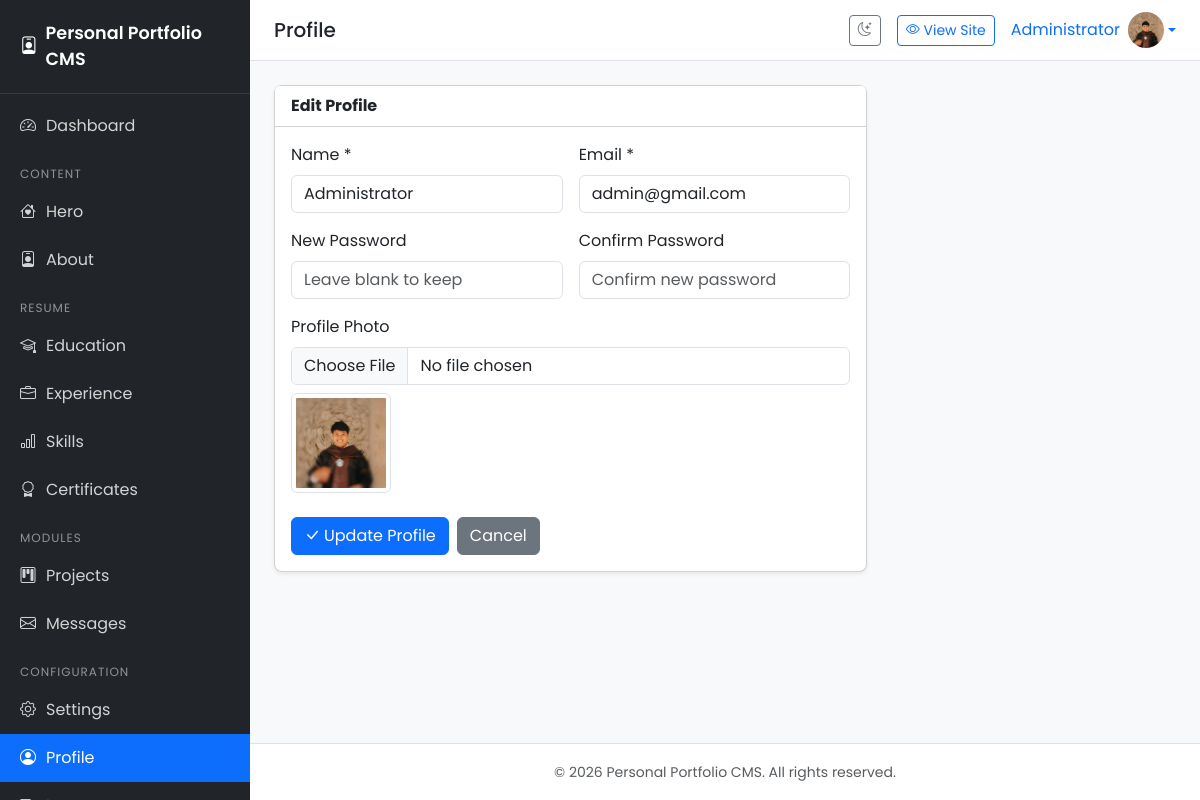
Page /admin/profile/index.php (signed in) on the committed database.
### tables this page shows
CREATE TABLE `users` (
  `id` bigint(20) UNSIGNED NOT NULL,
  `name` varchar(100) NOT NULL,
  `email` varchar(150) NOT NULL,
  `password` varchar(255) NOT NULL,
  `photo` varchar(255) DEFAULT NULL,
  `created_at` timestamp NOT NULL DEFAULT current_timestamp(),
  `updated_at` timestamp NOT NULL DEFAULT current_timestamp() ON UPDATE current_timestamp()
);

### includes/functions.php (called while the page is built, shortened)
<?php
require_once __DIR__ . '/database.php';
function e($value): string
{
    return htmlspecialchars((string) $value, ENT_QUOTES, 'UTF-8');
}
function url(string $path = ''): string
{
    return BASE_URL . '/' . ltrim($path, '/');
}
function currentUser(): ?array
{
    $stmt = db()->prepare('SELECT id, name, email, photo FROM users WHERE id = ? LIMIT 1');
    $stmt->execute([$_SESSION['user_id']]);
    return $stmt->fetch() ?: null;
}

### includes/database.php (called while the page is built, shortened)
<?php
function db(): PDO
{
    static $pdo = null;
    if ($pdo === null) {
        $dsn = 'mysql:host=' . DB_HOST . ';dbname=' . DB_NAME . ';charset=' . DB_CHARSET;
        $options = [
            PDO::ATTR_ERRMODE            => PDO::ERRMODE_EXCEPTION,
            PDO::ATTR_DEFAULT_FETCH_MODE => PDO::FETCH_ASSOC,
            PDO::ATTR_EMULATE_PREPARES   => false,
        ];
        try {
            $pdo = new PDO($dsn, DB_USER, DB_PASS, $options);
        } catch (PDOException $e) {
            error_log('Database connection failed: ' . $e->getMessage());
            http_response_code(500);
            exit('Koneksi database gagal. Silakan periksa konfigurasi.');
        }
    }
    return $pdo;
}

### admin/profile/index.php (the view, shortened to what this page needs)
<?php
$pageTitle = 'Profile';
$activeMenu = 'profile';
$user = currentUser();
require_once __DIR__ . '/../../includes/header.php';
?>
<div class="row">
    <div class="col-lg-8">
        <div class="card">
            <div class="card-header bg-white"><strong>Edit Profile</strong></div>
            <div class="card-body">
                <form method="post" action="" enctype="multipart/form-data">
                    <div class="row g-3">
                        <div class="col-md-6">
                            <label class="form-label">Name *</label>
                            <input type="text" name="name" class="form-control" value="<?= e($user['name']) ?>"
                                required>
                        </div>
                        <div class="col-md-6">
                            <label class="form-label">Email *</label>
                            <input type="email" name="email" class="form-control" value="<?= e($user['email']) ?>"
                                required>
                        </div>
                        <div class="col-md-6">
                            <label class="form-label">New Password</label>
                            <input type="password" name="password" class="form-control"
                                placeholder="Leave blank to keep">
                        </div>
                        <div class="col-md-6">
                            <label class="form-label">Confirm Password</label>
                            <input type="password" name="password_confirm" class="form-control"
                                placeholder="Confirm new password">
                        </div>
                        <div class="col-12">
                            <label class="form-label">Profile Photo</label>
                            <input type="file" name="photo" class="form-control" accept="image/*">
                            <?php if ($user['photo']): ?>
                            <img src="<?= url('uploads/profile/' . $user['photo']) ?>" class="img-thumbnail mt-2"
                                style="max-height:100px;">
                            <?php endif; ?>
                        </div>
                    </div>
                    <div class="d-flex gap-2 mt-4">
                        <button type="submit" class="btn btn-primary"><i class="bi bi-check-lg me-1"></i>Update
                            Profile</button>
                        <a href="<?= url('admin/dashboard.php') ?>" class="btn btn-secondary">Cancel</a>
                    </div>
                </form>
            </div>
        </div>
    </div>
</div>
<?php require_once __DIR__ . '/../../includes/footer.php'; ?>

### includes/header.php (shortened to what this page needs)
<?php
$pageTitle = $pageTitle ?? 'Dashboard';
$currentUser = currentUser();
?>
<!DOCTYPE html>
<html lang="en" data-bs-theme="light">
<head>
    <link href="https://cdn.jsdelivr.net/npm/bootstrap@5.3.3/dist/css/bootstrap.min.css" rel="stylesheet">
    <link href="https://cdn.jsdelivr.net/npm/bootstrap-icons@1.11.3/font/bootstrap-icons.min.css" rel="stylesheet">
</head>
<body>
    <aside class="sidebar" id="sidebar">
        <div class="brand d-flex align-items-center gap-2">
            <i class="bi bi-person-badge"></i>
            <span><?= e(APP_NAME) ?></span>
        </div>
        <nav class="nav flex-column mt-2">
            <a class="nav-link <?= ($activeMenu ?? '') === 'dashboard' ? 'active' : '' ?>"
                href="<?= url('admin/dashboard.php') ?>">
                <i class="bi bi-speedometer2"></i> Dashboard
            </a>
            <div class="nav-section">Content</div>
            <a class="nav-link <?= ($activeMenu ?? '') === 'hero' ? 'active' : '' ?>"
                href="<?= url('admin/hero/index.php') ?>">
                <i class="bi bi-house-heart"></i> Hero
            </a>
            <a class="nav-link <?= ($activeMenu ?? '') === 'about' ? 'active' : '' ?>"
                href="<?= url('admin/about/index.php') ?>">
                <i class="bi bi-person-badge"></i> About
            </a>
            <div class="nav-section">Resume</div>
            <a class="nav-link <?= ($activeMenu ?? '') === 'education' ? 'active' : '' ?>"
                href="<?= url('admin/education/index.php') ?>">
                <i class="bi bi-mortarboard"></i> Education
            </a>
            <a class="nav-link <?= ($activeMenu ?? '') === 'experience' ? 'active' : '' ?>"
                href="<?= url('admin/experience/index.php') ?>">
                <i class="bi bi-briefcase"></i> Experience
            </a>
            <a class="nav-link <?= ($activeMenu ?? '') === 'skills' ? 'active' : '' ?>"
                href="<?= url('admin/skills/index.php') ?>">
                <i class="bi bi-bar-chart"></i> Skills
            </a>
            <a class="nav-link <?= ($activeMenu ?? '') === 'certificates' ? 'active' : '' ?>"
                href="<?= url('admin/certificates/index.php') ?>">
                <i class="bi bi-award"></i> Certificates
            </a>
            <div class="nav-section">Modules</div>
            <a class="nav-link <?= ($activeMenu ?? '') === 'projects' ? 'active' : '' ?>"
                href="<?= url('admin/projects/index.php') ?>">
                <i class="bi bi-kanban"></i> Projects
            </a>
            <a class="nav-link <?= ($activeMenu ?? '') === 'messages' ? 'active' : '' ?>"
                href="<?= url('admin/messages/index.php') ?>">
                <i class="bi bi-envelope"></i> Messages
            </a>
            <div class="nav-section">Configuration</div>
            <a class="nav-link <?= ($activeMenu ?? '') === 'settings' ? 'active' : '' ?>"
                href="<?= url('admin/settings/index.php') ?>">
                <i class="bi bi-gear"></i> Settings
            </a>
            <a class="nav-link <?= ($activeMenu ?? '') === 'profile' ? 'active' : '' ?>"
                href="<?= url('admin/profile/index.php') ?>">
                <i class="bi bi-person-circle"></i> Profile
            </a>
            <a class="nav-link" href="<?= url('admin/logout.php') ?>">
                <i class="bi bi-box-arrow-right"></i> Logout
            </a>
        </nav>
    </aside>
    <div class="main-content">
        <div class="topbar">
            <h5 class="mb-0"><?= e($pageTitle) ?></h5>
            <div class="d-flex align-items-center gap-3">
                <button class="btn btn-outline-secondary btn-sm dark-mode-toggle" id="darkModeToggle"
                    title="Toggle Dark Mode">
                    <i class="bi bi-moon-stars"></i>
                </button>
                <a href="<?= url('') ?>" class="btn btn-outline-primary btn-sm" target="_blank">
                    <i class="bi bi-eye"></i> View Site
                </a>
                <div class="dropdown">
                    <a href="#" class="d-flex align-items-center text-decoration-none dropdown-toggle"
                        data-bs-toggle="dropdown">
                        <span class="me-2"><?= e($currentUser['name'] ?? 'Admin') ?></span>
                        <img src="<?= $currentUser['photo'] ? url('uploads/profile/' . $currentUser['photo']) : 'https://ui-avatars.com/api/?name=' . urlencode($currentUser['name'] ?? 'A') . '&background=0d6efd&color=fff' ?>"
                            alt="Profile" class="rounded-circle" style="width:36px;height:36px;object-fit:cover;">
                    </a>
                </div>
            </div>
        </div>
        <div class="content">

### includes/header.php (style rules this page uses)
body { font-family: 'Poppins', sans-serif; background: #f8f9fa; }
.sidebar { width: 250px; min-height: 100vh; background: #212529; color: #fff; position: fixed; top: 0; left: 0; z-index: 1000; transition: transform .3s ease; }
.sidebar .brand { padding: 20px; font-weight: 600; font-size: 1.1rem; border-bottom: 1px solid rgba(255, 255, 255, .1); }
.sidebar .nav-link { color: rgba(255, 255, 255, .8); padding: 12px 20px; border-radius: 0; display: flex; align-items: center; gap: 10px; }
.sidebar .nav-link.active { background: #0d6efd; color: #fff; }
.sidebar .nav-section { padding: 15px 20px 5px; font-size: .75rem; text-transform: uppercase; letter-spacing: 1px; color: rgba(255, 255, 255, .5); }
.main-content { margin-left: 250px; flex: 1; display: flex; flex-direction: column; min-height: 100vh; }
.topbar { background: #fff; padding: 12px 24px; border-bottom: 1px solid #dee2e6; display: flex; align-items: center; justify-content: space-between; position: sticky; top: 0; z-index: 999; }
.content { padding: 24px; flex: 1; }
.card { border-radius: .5rem; box-shadow: 0 .125rem .25rem rgba(0, 0, 0, .075); }
.dark-mode-toggle { cursor: pointer; }

### rows in the picture
users: name "Administrator", photo (picture), email "admin@gmail.com"

### other values in the picture
APP_NAME "Personal Portfolio CMS"
$pageTitle "Profile"
